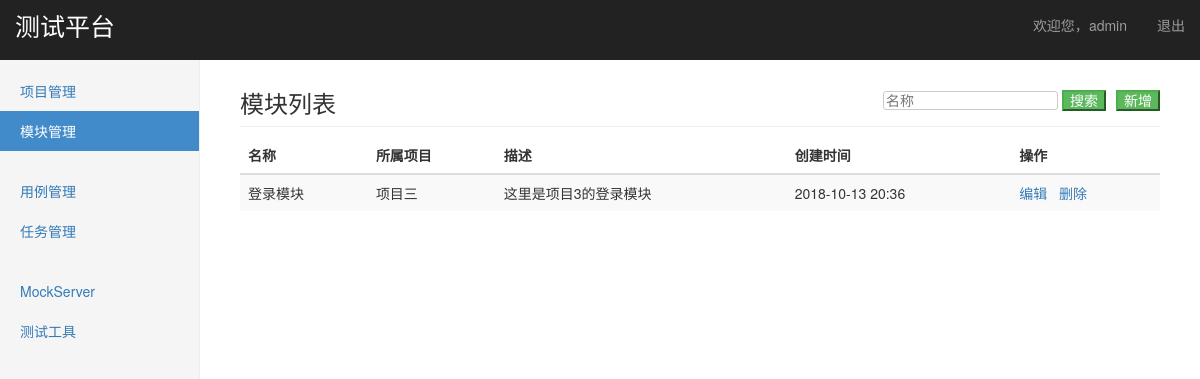
Page /manage/module_manage/ (signed in) on the earlier database version.
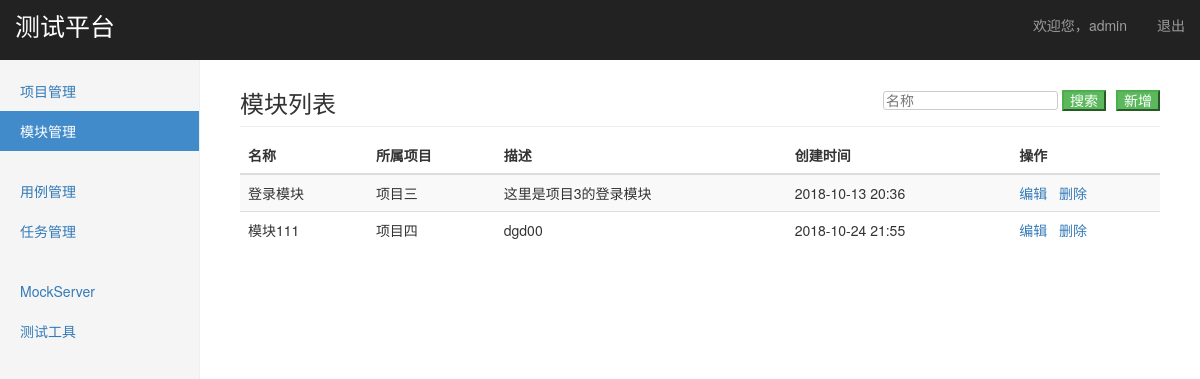
Same page on the later database version.
### project_app/models.py (models this page shows, shortened)
class Module(models.Model):
    project = models.ForeignKey(Project, on_delete=models.CASCADE, verbose_name="所属项目")
    name = models.CharField("名称", max_length=100, default="", blank=False, null=False)
    description = models.TextField("描述", default="", blank=True, null=True)
    create_time = models.DateTimeField("创建时间", auto_now_add=True)

class Project(models.Model):
    name = models.CharField("名称", max_length=100, default="", blank=False, null=False)
    description = models.TextField("描述", default="", blank=True, null=True)
    status = models.BooleanField("状态", default=True)
    create_time = models.DateTimeField("创建时间", auto_now_add=True)
    def __str__(self):
        return self.name

### project_app/views/module_views.py (the view)
# urls.py: path("module_manage/", module_views.module_manage),
@login_required
def module_manage(request):
    username = request.session.get("user", "")
    module_all = Module.objects.all()
    return render(request, "module_manage.html", {"user": username, "modules": module_all, "type": "list"})

### templates/module_manage.html (shortened to what this page needs)
{% extends "base.html" %}
{% block content %}
    <div class="container-fluid">
        <div class="row">
            <div class="col-sm-3 col-md-2 sidebar" style="z-index: 50;">
                <ul class="nav nav-sidebar">
                    <li><a href="/manage/project_manage/">项目管理</a></li>
                    <li class="active"><a href="javascript:void(0)">模块管理</a></li>
                </ul>
                <ul class="nav nav-sidebar">
                    <li><a href="">用例管理</a></li>
                    <li><a href="">任务管理</a></li>
                </ul>
                <ul class="nav nav-sidebar">
                    <li><a href="">MockServer</a></li>
                    <li><a href="">测试工具</a></li>
                </ul>
            </div>
            {% if type == "list" %}
                <div class="col-sm-9 col-sm-offset-3 col-md-10 col-md-offset-2 main">
                    <h3 class="sub-header">模块列表
                        <div style="overflow: hidden; float:right; font-size: 14px">
                            <form style="float: left; margin-right: 10px;" action="/manage/search_module/" method="get">
                                <input style="color: #999;border-radius:3px;border: 1px solid #ccc" type="text" name="keyword" placeholder="名称" />
                                <input type="submit" class="btn-success" value="搜索" />
                            </form>
                            <button style="float: right" class="btn-success" onclick="window.location.href='/manage/add_module/'">新增</button>
                        </div>
                    </h3>
                    <div class="table-responsive">
                        <table class="table table-striped">
                            <thead>
                                <tr>
                                    <th>名称</th>
                                    <th>所属项目</th>
                                    <th>描述</th>
                                    <th>创建时间</th>
                                    <th>操作</th>
                                </tr>
                            </thead>
                            <tbody>
                                {% for module in modules %}
                                <tr>
                                    <td>{{ module.name }}</td>
                                    <td>{{ module.project }}</td>
                                    <td>{{ module.description }}</td>
                                    <td>{{ module.create_time | date:"Y-m-d H:i"  }}</td>
                                    <td>
                                        <a href="/manage/edit_module/{{ module.id }}/">编辑</a>&nbsp;&nbsp;
                                        <a href="javascript:void(0)" onclick='deleteModule("{{ module.name }}", "{{ module.id }}")'>删除</a>
                                    </td>
                                </tr>
                                {% endfor %}
                            </tbody>
                        </table>
                    </div>
                </div>
            {% endif %}
        </div>
    </div>
{% endblock %}

### templates/base.html (shortened to what this page needs)
<!DOCTYPE html>
<html lang="zh-CN">
    <head>
        {% load static %}
        <link href="{% static 'css/jquery-ui.css' %}" rel="stylesheet">
        <link href="{% static 'css/bootstrap.min.css' %}" rel="stylesheet">
        <link href="{% static 'css/dashboard.css' %}" rel="stylesheet">
        <link href="{% static 'css/ie10-viewport-bug-workaround.css' %}" rel="stylesheet">
    </head>
    <body>
        <nav class="navbar navbar-inverse navbar-fixed-top" style="z-index: 60;">
            <div class="container-fluid">
                <div class="navbar-header">
                    <p class="navbar-brand" style="font-size: 25px">测试平台</p>
                </div>
                <div id="navbar" class="navbar-collapse collapse">
                    <ul class="nav navbar-nav navbar-right">
                        <li><a href="javascript:void(0)"> 欢迎您，{{ user }}</a></li>
                        <li><a href="/logout/">退出</a></li>
                    </ul>
                </div>
            </div>
        </nav>
        {% block content %}
        {% endblock %}
    </body>
</html>

### static/css/dashboard.css (style rules this page uses)
body { padding-top: 50px; }
.sub-header { padding-bottom: 10px; border-bottom: 1px solid #eee; }
.navbar-fixed-top { border: 0; }
.sidebar { display: none; }
@media (min-width: 768px) { .sidebar { position: fixed; top: 51px; bottom: 0; left: 0; z-index: 1000; display: block; padding: 20px; overflow-x: hidden; overflow-y: auto; background-color: #f5f5f5; border-right: 1px solid #eee; } }
.nav-sidebar { margin-right: -21px; margin-bottom: 20px; margin-left: -20px; }
.nav-sidebar > li > a { padding-right: 20px; padding-left: 20px; }
.nav-sidebar > .active > a, .nav-sidebar > .active > a:hover, .nav-sidebar > .active > a:focus { color: #fff; background-color: #428bca; }
.main { padding: 20px; }
@media (min-width: 768px) { .main { padding-right: 40px; padding-left: 40px; } }

Differences in the rows shown:
added Module: name "模块111", project "项目四", description "dgd00", create_time "2018-10-24 21:55"
